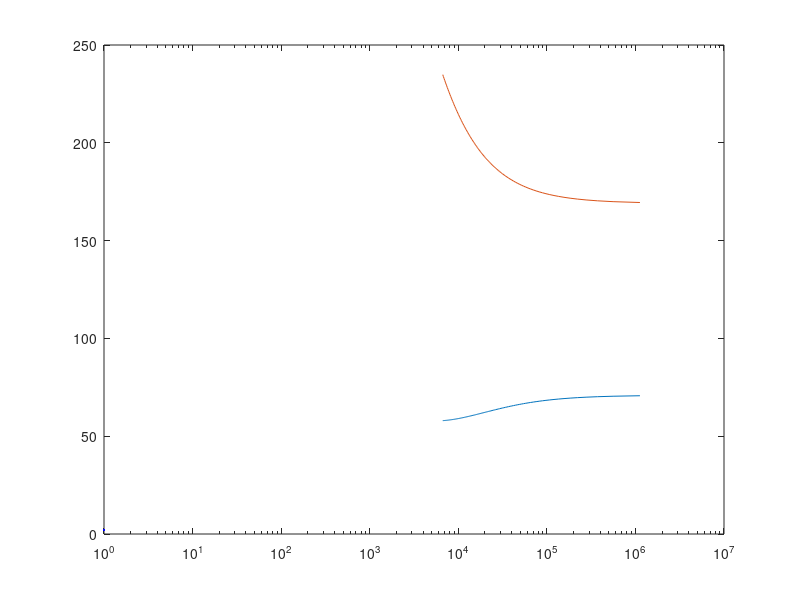

Write MATLAB code to recreate this figure. (Note: this script raises an error after producing the figure.)
clear all
clc

%% delta v calculations based on masses + launch capacity

% injection
m_injection = 1500; % kg
dv_injection = 6390; % m/s
isp_injection = 310; % s (MMH/NTO)
mass_frac_cruise = 0.85; % proportion of cruise stage that is fuel
m_cruise = m_injection * (1 + exp(dv_injection ...
    / (isp_injection * 9.81)) / mass_frac_cruise);

% earth ejection (direct)
dv_ejection = 7780; % m/s
isp_ejection = 397; % s (LOx/RP-1)
mass_frac_kick = 0.9; % proportion of kick stage that is fuel
m_direct = m_cruise * (1 + exp(dv_ejection ...
    / (isp_ejection * 9.81)) / mass_frac_kick);

% earth ejection (with refuelling)
FH1_list = [];
FH2_list = [];
apo_list = [];
mu = 398600; % km^3/s^2
Re = 6378; % km
rp = Re + 300; % km
v_LEO = sqrt(mu / rp); % km/s
v_esc = v_LEO * sqrt(2); % km/s

% vehicle parameters
fuel_distribution = 0; % proportion of fuel carried in FH1
mass_frac_kick = 0.9; % proportion of kick stage that is fuel
mass_frac_tanker = 1; % proportion of tanker that is fuel
isp_FHUS = 397; % s, FH upper stage isp

for dv_1 = linspace(0, (v_esc - v_LEO) * 1000, 100) % LEO to escape

    % mass calculations
    dv_2 = dv_ejection - dv_1; % m/s, performed after docking
    m_docked = m_cruise * (1 + exp(dv_2 ...
        / (isp_ejection * 9.81)) / mass_frac_kick); % kg
    m_FH1 = m_cruise + (m_docked - m_cruise) * (1 - mass_frac_kick); % kg
    m_FH2 = (m_docked - m_FH1) / mass_frac_tanker; % kg

    % move fuel around
    m_FH1 = m_FH1 + (m_docked - m_FH1) * fuel_distribution;
    m_FH2 = m_FH2 - (m_docked - m_FH1) * fuel_distribution;

    % transfer to docking orbit
    m_LEO_FH1 = m_FH1 * (1 + exp(dv_1 ...
        / (isp_FHUS * 9.81))); % kg
    m_LEO_FH2 = m_FH2 * (1 + exp(dv_1 ...
        / (isp_FHUS * 9.81))); % kg
    FH1_list = [FH1_list, m_LEO_FH1 / 1000];
    FH2_list = [FH2_list, m_LEO_FH2 / 1000];

    % orbit calculations
    vp = v_LEO + dv_1 / 1000; % km/s
    h = vp * rp;
    e = h^2 / (rp * mu) - 1;
    ra = h^2 / mu * (1 / (1 - e));
    apo_list = [apo_list, ra];
end

% plotting
figure;
semilogx(apo_list, FH1_list, LineWidth=2, color="red");
hold on
semilogx(apo_list, FH2_list, LineWidth=2, color="blue");
yline(63.8, LineStyle="--")
yline(63.8 * 0.9, LineStyle="--", color="red")
grid on
xlabel("Apoapsis (km)")
ylabel("Mass to LEO (tonnes)")
legend(["Cruise Vehicle", "Fuel in tanker", "Falcon Heavy Capacity", "10% Margin"])
ylim([0, max(max(FH1_list, FH2_list))])

%% phasing calculations

% new apoapsis
rp = 300 + Re; % km
ra = 48788; % km
sma = 0.5 * (ra + rp); % km
orbit_num = 4; % number of phasing orbits
e = (ra - rp) / (ra + rp);
T_orbit = 2 * pi * sqrt(sma^3 / mu); % s
dt_phasing = 3600 / orbit_num; % number of seconds we are off by
T_new = T_orbit + dt_phasing; % s
sma_new = ((T_new / (2 * pi)) ^ 2 * mu) ^ (1/3); % km
ra_new = 2 * sma_new - rp; % km
e_new = (ra_new - rp) / (ra_new + rp);

% delta v
h = sqrt(rp * mu * (1 + e)); % km^2/s
h_new = sqrt(rp * mu * (1 + e_new)); % km^2/s
vp = h / rp; % km/s
vp_new = h_new / rp; % km/s
dv_total = 2 * abs(vp - vp_new); % km/s

%% finite burn losses

% for r_p = 42078 km
% dv_1 = 2.4244 km/s before docking
% dv_2 = 5.2756 km/s after docking

% initial orbit
e = 0;
ra = 48878; % km
rp = 6678; % km'
sma = rp;
dv = 2.4244; % km/s
acc = 10; % burn acceleration, m/s^2
t = dv * 1000 / acc;
grav_loss_1 = 1/24 * (mu * (1 + e)) / (sma^3 * (1 - e)^3) * t^2 * dv; % km/s

% second orbit
e = (ra - rp) / (ra + rp);
sma = (6678 + 42078) / 2; % km
dv = 5.2756; % km/s
acc = 10; % burn acceleration, m/s^2
t = dv * 1000 / acc;
grav_loss_2 = 1/24 * (mu * (1 + e)) / (sma^3 * (1 - e)^3) * t^2 * dv; % km/s